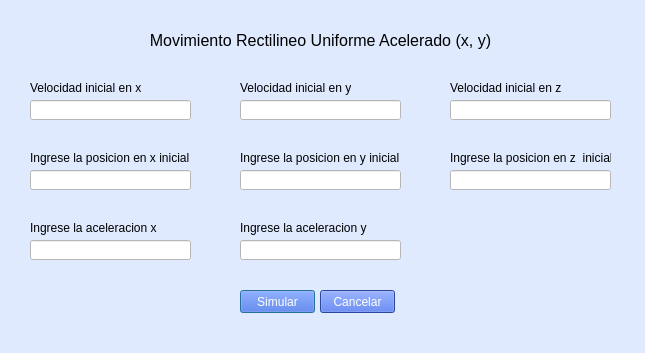
<?xml version="1.0" encoding="UTF-8"?>
<ui version="4.0">
 <class>DialogMuraxaya</class>
 <widget class="QDialog" name="DialogMuraxaya">
  <property name="geometry">
   <rect>
    <x>0</x>
    <y>0</y>
    <width>645</width>
    <height>353</height>
   </rect>
  </property>
  <property name="windowTitle">
   <string>muraxaya</string>
  </property>
  <property name="styleSheet">
   <string notr="true">background-color: #DFEAFF;</string>
  </property>
  <widget class="QLabel" name="lblErrorVelocidadInicialX">
   <property name="geometry">
    <rect>
     <x>30</x>
     <y>120</y>
     <width>131</width>
     <height>16</height>
    </rect>
   </property>
   <property name="text">
    <string/>
   </property>
  </widget>
  <widget class="QLabel" name="lblErrorVelocidadInicialY">
   <property name="geometry">
    <rect>
     <x>240</x>
     <y>120</y>
     <width>131</width>
     <height>16</height>
    </rect>
   </property>
   <property name="text">
    <string/>
   </property>
  </widget>
  <widget class="QLabel" name="lblErrorPosicionY">
   <property name="geometry">
    <rect>
     <x>240</x>
     <y>190</y>
     <width>131</width>
     <height>16</height>
    </rect>
   </property>
   <property name="text">
    <string/>
   </property>
  </widget>
  <widget class="QLineEdit" name="inptAceleracionX">
   <property name="geometry">
    <rect>
     <x>30</x>
     <y>240</y>
     <width>161</width>
     <height>20</height>
    </rect>
   </property>
   <property name="styleSheet">
    <string notr="true">background-color: white;</string>
   </property>
  </widget>
  <widget class="QLineEdit" name="inptVelocidadInicialY">
   <property name="geometry">
    <rect>
     <x>240</x>
     <y>100</y>
     <width>161</width>
     <height>20</height>
    </rect>
   </property>
   <property name="styleSheet">
    <string notr="true">background-color: white;</string>
   </property>
  </widget>
  <widget class="QLabel" name="label_2">
   <property name="geometry">
    <rect>
     <x>240</x>
     <y>80</y>
     <width>111</width>
     <height>16</height>
    </rect>
   </property>
   <property name="text">
    <string>Velocidad inicial en y</string>
   </property>
  </widget>
  <widget class="QLineEdit" name="inptVelocidadInicialX">
   <property name="geometry">
    <rect>
     <x>30</x>
     <y>100</y>
     <width>161</width>
     <height>20</height>
    </rect>
   </property>
   <property name="styleSheet">
    <string notr="true">background-color: white;</string>
   </property>
  </widget>
  <widget class="QLabel" name="label_8">
   <property name="geometry">
    <rect>
     <x>450</x>
     <y>150</y>
     <width>161</width>
     <height>16</height>
    </rect>
   </property>
   <property name="text">
    <string>Ingrese la posicion en z  inicial</string>
   </property>
  </widget>
  <widget class="QLabel" name="label">
   <property name="geometry">
    <rect>
     <x>30</x>
     <y>80</y>
     <width>111</width>
     <height>16</height>
    </rect>
   </property>
   <property name="text">
    <string>Velocidad inicial en x</string>
   </property>
  </widget>
  <widget class="QLabel" name="label_6">
   <property name="geometry">
    <rect>
     <x>450</x>
     <y>80</y>
     <width>111</width>
     <height>16</height>
    </rect>
   </property>
   <property name="text">
    <string>Velocidad inicial en z</string>
   </property>
  </widget>
  <widget class="QLabel" name="lblErrorPosicionX">
   <property name="geometry">
    <rect>
     <x>30</x>
     <y>190</y>
     <width>131</width>
     <height>16</height>
    </rect>
   </property>
   <property name="text">
    <string/>
   </property>
  </widget>
  <widget class="QLineEdit" name="inptPosicionZ">
   <property name="geometry">
    <rect>
     <x>450</x>
     <y>170</y>
     <width>161</width>
     <height>20</height>
    </rect>
   </property>
   <property name="styleSheet">
    <string notr="true">background-color: white;</string>
   </property>
  </widget>
  <widget class="QLabel" name="lblErrorAceleracionX">
   <property name="geometry">
    <rect>
     <x>30</x>
     <y>260</y>
     <width>131</width>
     <height>16</height>
    </rect>
   </property>
   <property name="text">
    <string/>
   </property>
  </widget>
  <widget class="QLabel" name="lblErrorPosicionZ">
   <property name="geometry">
    <rect>
     <x>450</x>
     <y>190</y>
     <width>131</width>
     <height>16</height>
    </rect>
   </property>
   <property name="text">
    <string/>
   </property>
  </widget>
  <widget class="QLabel" name="label_5">
   <property name="geometry">
    <rect>
     <x>30</x>
     <y>220</y>
     <width>161</width>
     <height>16</height>
    </rect>
   </property>
   <property name="text">
    <string>Ingrese la aceleracion x</string>
   </property>
  </widget>
  <widget class="QLabel" name="label_3">
   <property name="geometry">
    <rect>
     <x>0</x>
     <y>20</y>
     <width>641</width>
     <height>41</height>
    </rect>
   </property>
   <property name="font">
    <font>
     <pointsize>12</pointsize>
    </font>
   </property>
   <property name="text">
    <string>Movimiento Rectilineo Uniforme Acelerado (x, y)</string>
   </property>
   <property name="scaledContents">
    <bool>false</bool>
   </property>
   <property name="alignment">
    <set>Qt::AlignCenter</set>
   </property>
   <property name="wordWrap">
    <bool>true</bool>
   </property>
  </widget>
  <widget class="QLineEdit" name="inptPosicionY">
   <property name="geometry">
    <rect>
     <x>240</x>
     <y>170</y>
     <width>161</width>
     <height>20</height>
    </rect>
   </property>
   <property name="styleSheet">
    <string notr="true">background-color: white;</string>
   </property>
  </widget>
  <widget class="QLabel" name="label_7">
   <property name="geometry">
    <rect>
     <x>240</x>
     <y>150</y>
     <width>161</width>
     <height>16</height>
    </rect>
   </property>
   <property name="text">
    <string>Ingrese la posicion en y inicial</string>
   </property>
  </widget>
  <widget class="QLabel" name="label_4">
   <property name="geometry">
    <rect>
     <x>30</x>
     <y>150</y>
     <width>161</width>
     <height>16</height>
    </rect>
   </property>
   <property name="text">
    <string>Ingrese la posicion en x inicial</string>
   </property>
  </widget>
  <widget class="QLabel" name="lblErrorVelocidadInicialZ">
   <property name="geometry">
    <rect>
     <x>450</x>
     <y>120</y>
     <width>131</width>
     <height>16</height>
    </rect>
   </property>
   <property name="text">
    <string/>
   </property>
  </widget>
  <widget class="QLineEdit" name="inptPosicionX">
   <property name="geometry">
    <rect>
     <x>30</x>
     <y>170</y>
     <width>161</width>
     <height>20</height>
    </rect>
   </property>
   <property name="styleSheet">
    <string notr="true">background-color: white;</string>
   </property>
  </widget>
  <widget class="QLineEdit" name="inptVelocidadInicialZ">
   <property name="geometry">
    <rect>
     <x>450</x>
     <y>100</y>
     <width>161</width>
     <height>20</height>
    </rect>
   </property>
   <property name="styleSheet">
    <string notr="true">background-color: white;</string>
   </property>
  </widget>
  <widget class="QLabel" name="lblErrorAceleracionY">
   <property name="geometry">
    <rect>
     <x>240</x>
     <y>260</y>
     <width>131</width>
     <height>16</height>
    </rect>
   </property>
   <property name="text">
    <string/>
   </property>
  </widget>
  <widget class="QLineEdit" name="inptAceleracionY">
   <property name="geometry">
    <rect>
     <x>240</x>
     <y>240</y>
     <width>161</width>
     <height>20</height>
    </rect>
   </property>
   <property name="styleSheet">
    <string notr="true">background-color: white;</string>
   </property>
  </widget>
  <widget class="QLabel" name="label_9">
   <property name="geometry">
    <rect>
     <x>240</x>
     <y>220</y>
     <width>161</width>
     <height>16</height>
    </rect>
   </property>
   <property name="text">
    <string>Ingrese la aceleracion y</string>
   </property>
  </widget>
  <widget class="QPushButton" name="btnSimular">
   <property name="geometry">
    <rect>
     <x>240</x>
     <y>290</y>
     <width>75</width>
     <height>23</height>
    </rect>
   </property>
   <property name="styleSheet">
    <string notr="true">background-color: #3D63DD;
color: white;</string>
   </property>
   <property name="text">
    <string>Simular</string>
   </property>
  </widget>
  <widget class="QPushButton" name="btnCancelar">
   <property name="geometry">
    <rect>
     <x>320</x>
     <y>290</y>
     <width>75</width>
     <height>23</height>
    </rect>
   </property>
   <property name="styleSheet">
    <string notr="true">background-color: #3D63DD;
color: white;</string>
   </property>
   <property name="text">
    <string>Cancelar</string>
   </property>
  </widget>
 </widget>
 <resources/>
 <connections/>
</ui>
